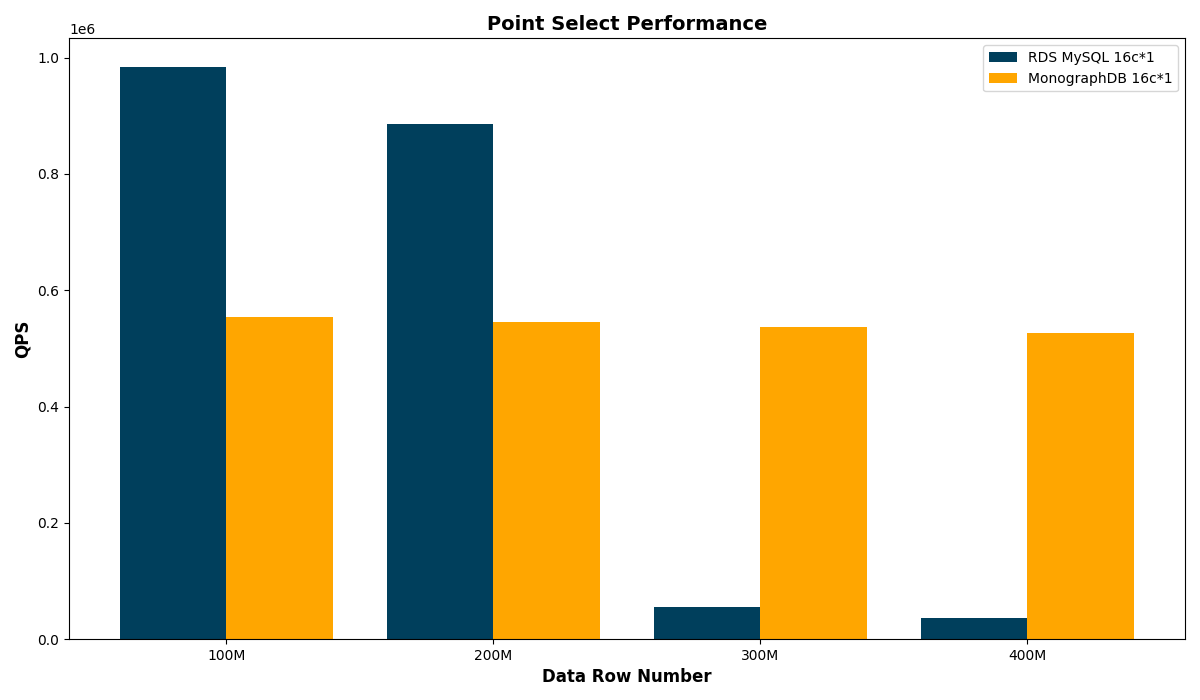

Python code for this plot:
import matplotlib.pyplot as plt

# Benchmark results 16c rds 
thread_num_s = ['100M', '200M','300M','400M']
qps_s = [983846,886054,55520,36782]
# Benchmark results for 16c mono
thread_num_m = ['100M', '200M','300M','400M']
qps_m = [554745,545863,537236,525724]



# Custom colors for bars
#color_s = '#ff9999'  # Red
#color_m = '#66b3ff'  # Blue
#color_l = '#66ff66'  # Green
#color_x = '#b366ff'
color_s = '#003f5c'  # Red
color_m = '#ffa600'
#color_m = '#7a5195'  # Blue
#color_l = '#ef5675'  # Green
#color_x = '#ffa600'

# Bar width for better visualization
bar_width = 0.2 # Reduce bar width for clearer visualization of multiple bars
index = range(len(thread_num_s))

# Plotting the bar chart with custom colors
plt.figure(figsize=(12, 7))
plt.bar([i/2 for i in index], qps_s, bar_width, color=color_s, label='RDS MySQL 16c*1')
plt.bar([i/2 + bar_width for i in index], qps_m, bar_width, color=color_m, label='MonographDB 16c*1')

plt.xlabel('Data Row Number', fontsize=12, fontweight='bold')
plt.ylabel('QPS', fontsize=12, fontweight='bold')
plt.title('Point Select Performance', fontsize=14, fontweight='bold')  # Change the title
plt.xticks([i/2 + bar_width/2 for i in index], thread_num_s)  # Using thread_num_s as x-axis labels
plt.legend()

plt.tight_layout()
plt.savefig('point_select_rds_mono.png')  # Save the updated plot as PNG
